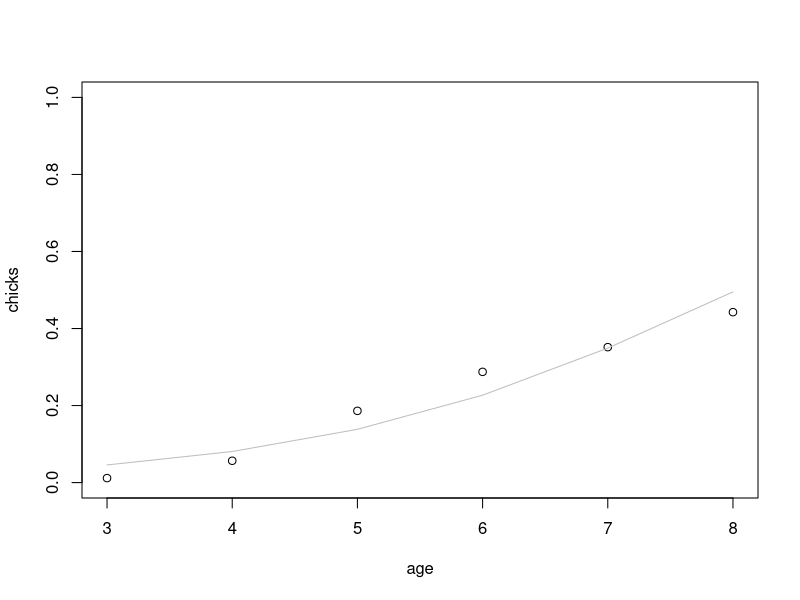
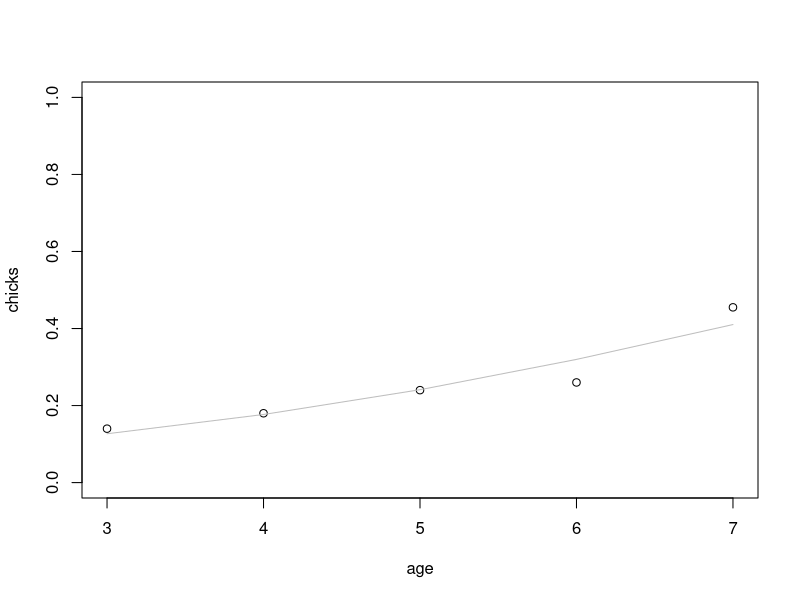
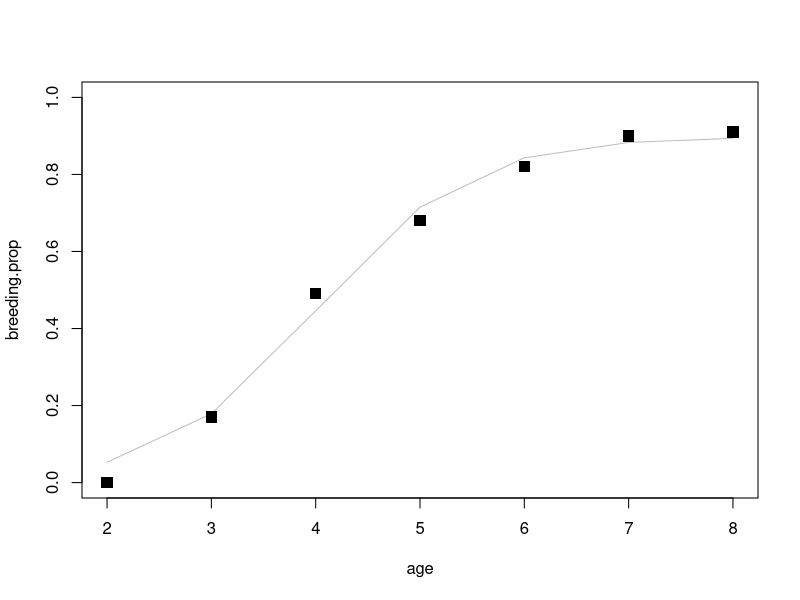
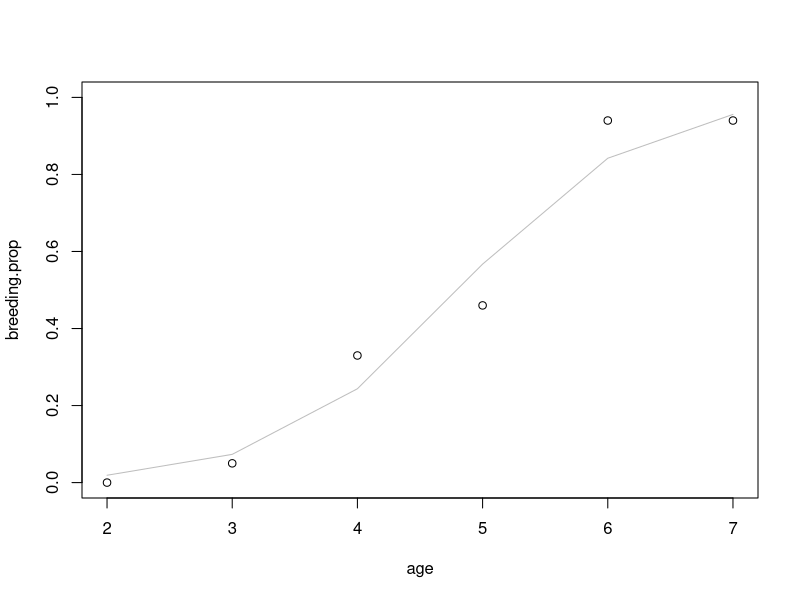

Source code (R) for these figures, in order:
######################
#
# Breeding success
#
######################

# Clarke et al. 2003
# 0.71 chicks creched per nest
chicks<-c(0.84,0.71,0.80,1.06,0.02,0.40,0.93,0.80,0.38,0.54,0.87,1.03) #chicks per nest
chicks<-chicks/2 #chicks per parent

# Ainley 1983 - Table 8.16
# Breeding success by age

library(boot)
age<-c(3,4,5,6,7,8)
age.3<-c(0.02,0.01,0.04) #sd=0.01527525
age.4<-c(0.11,0.07,0.16) #sd=0.0450925
age.5<-c(0.37,0.16,0.47,0.49) #sd=0.1510794
age.6<-c(0.58,0.12,0.90,0.70) #sd=0.3308071
age.7<-c(0.50,0.75,0.86) #sd=0.1844813
age.8<-c(0.91,0.86) #sd=0.03535534
chicks<-c(mean(age.3),mean(age.4),mean(age.5),mean(age.6),mean(age.7),mean(age.8))
chicks<-chicks/2 #chicks per parent, therefore, fraction of max output

fit<-glm(chicks~age,family="binomial")
summary(fit)
plot(age,chicks,ylim=c(0,1.0))
alpha0<-summary(fit)$coefficients[1,1]
beta0<-summary(fit)$coefficients[2,1]
lines(age,inv.logit(alpha0+beta0*age),col="gray")

#> alpha0
#[1] -4.844944
#> beta0
#[1] 0.6031969

# Hinke thesis - Table 3-1
# Reproductive success

age<-c(3,4,5,6,7) #7 = 7+
chicks<-c(0.28,0.36,0.48,0.52,0.91) #chicks per nest
chicks<-chicks/2 #chicks per parent, fraction of max output

fit<-glm(chicks~age,family="binomial")
summary(fit)
plot(age,chicks,ylim=c(0,1.0))
alpha0<-summary(fit)$coefficients[1,1]
beta0<-summary(fit)$coefficients[2,1]
lines(age,inv.logit(alpha0+beta0*age),col="gray")

#> alpha0
#[1] -3.100947
#> beta0
#[1] 0.3917

# Hinke thesis
# how much interannual variation in adult breeding success?

year<-seq(1986,2008,1)
breeding.success<-c(1.17,0.59,0.91,0.55,0.31,0.73,0.75,1.18,0.95,1.26,0.62,1.49,1.39,0.95,1.28,0.50,0.92,0.87,1.01,1.03,0.92,0.41,1.06)

######################
#
# Probability of breeding
#
######################

# From Ainley and DeMaster
# Approximate numbers taken from Fig. 7

age<-seq(2,7,1)
breeding.prop<-c(0,5.9,21.1,60.9,82.4,89.8)
breeding.prop<-breeding.prop/100
fit<-glm(breeding.prop~age,family="binomial")

# From Ballerini et al. (2009)
#  breeding probability ~0.98

#From Clarke et al. 2003
age<-seq(2,7,1)
breeding.prop<-c(0,3.8,11.0,18.9,36.8,43.7)
breeding.prop<-breeding.prop/100
fit<-glm(breeding.prop~age,family="binomial")

# alpha0 = -5.33
# beta0 = 0.7582

# Ainley 1983 - Table 6.5
# Probability of breeding in Adelies (females) of known age

age<-seq(2,8,1)
breeding.prop<-c(0,17,49,68,82,90,91)
breeding.prop<-breeding.prop/100
fit<-glm(breeding.prop~age,family="binomial")

fit<-nls(breeding.prop~inv.logit(alpha0+beta0*age)*bSat,start=list(alpha0=-5.5,beta0=2.5,bSat=0.91))
plot(age,breeding.prop,ylim=c(0,1.0))
alpha0<-summary(fit)$coefficients[1,1]
beta0<-summary(fit)$coefficients[2,1]
bSat<-summary(fit)$coefficients[3,1]
lines(age,inv.logit(alpha0+beta0*age)*bSat,col="gray")

#> alpha0
#[1] -5.528893
#> beta0
#[1] 1.379213
#> bSat
#[1] 0.8973632

#for (i in 1:100)
#{
#  alpha0<-rnorm(1,summary(fit)$coefficients[1,1],summary(fit)$coefficients[1,2])
#  beta0<-rnorm(1,summary(fit)$coefficients[2,1],summary(fit)$coefficients[2,2])
#  bSat<-rnorm(1,summary(fit)$coefficients[3,1],summary(fit)$coefficients[3,2])
#  lines(age,inv.logit(alpha0+beta0*age)*bSat,col="gray")
#}
points(age,breeding.prop,pch=15,cex=1.5)

# Hinke thesis - Table 3-1
# Breeding propensity

age<-c(2,3,4,5,6,7) #7=7+
breeding.prop<-c(0,0.05,0.33,0.46,0.94,0.94)

# fit with bSat has bSat=1.04 so it was fixed at 1.0
fit<-nls(breeding.prop~inv.logit(alpha0+beta0*age),start=list(alpha0=-5.5,beta0=1.2))
plot(age,breeding.prop,ylim=c(0,1.0))
alpha0<-summary(fit)$coefficients[1,1]
beta0<-summary(fit)$coefficients[2,1]
lines(age,inv.logit(alpha0+beta0*age),col="gray")

#> alpha0
#[1] -6.746821
#> beta0
#[1] 1.403465


######################
#
# Survival
#
######################

# Ainley and DeMaster 1980
# Table 4

# adult survival, all adult age classes and time periods lumped
sad<-c(0.788,0.809,0.688,0.801,0.916,0.800,0.659,0.599,0.645,0.639,0.571,0.418,0.564,0.706,0.833)


#Ballerini et al.
# Extracted from Fig. 3
sad<-c(0.759,0.820,0.839,0.898,0.810,0.938,0.882,0.882,0.830,0.830)
sjuv<-0.34 #from Edmondson Point
#sjuv from Ross Island, Reid 1968=0.52
#sjuv from Ross Island, Ainley et al. 1983=0.29-0.51
#sjuv from Becharvaise Island Clarke et al. 2003 0.69-0.77

# Clarke et al. 2003
sad <- 0.862 #pooled estimate
age<-c(3,4,5,6,7)
sad<-c(0.865,0.872,0.869,0.905,0.795) #age specific

# Ainley 1983 - Table 9.11
# Adult survivorship

# Not strong evidence in this dataset for a change in survivorship with age
# lowest s=0.789 and highest s=0.971
# This gives me some bounds for a prior on omega

# Ainley 1983 - Table 9.12
# Juvenile survivorship

# Survival 0->1 and 1->2 is estimated at 0.513

# Hinke thesis
# Juvenile survivorship

s.juv<-c(0.42,0.40,0.42,0.63,0.74,0.35,0.49,0.57,0.40,0.44,0.53,0.34,0.68,0.39,0.40,0.46,0.58,0.32,0.60,0.74,0.38,0.59,0.58,0.58) # age 0-2

#> mean(s.juv)
#[1] 0.50125  # NB: This is almost exactly what Ainley found
#> sd(s.juv)
#[1] 0.1255704

s.ad<-c(0.84,0.84,0.96,0.92,0.71,0.71,0.94,0.94,0.90,0.84,0.92,0.75,0.92,0.94,0.70,0.84,0.81,0.89,0.68,0.80,0.74,0.89,0.87,0.86) # age 3+

#> mean(s.ad)
#[1] 0.8420833
#> sd(s.ad)
#[1] 0.08672692